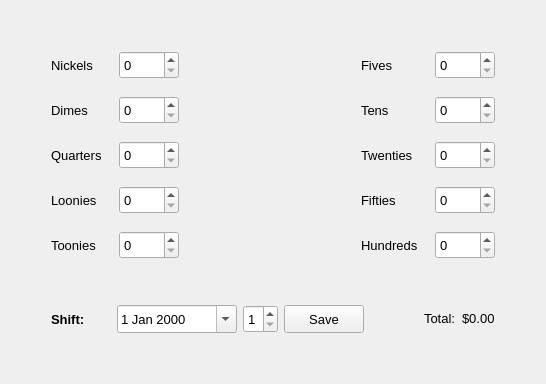
             <widget class="QWidget" name="page_6">
              <layout class="QGridLayout" name="gridLayout_35">
               <item row="1" column="3">
                <layout class="QFormLayout" name="formLayout_10">
                 <property name="horizontalSpacing">
                  <number>17</number>
                 </property>
                 <property name="verticalSpacing">
                  <number>17</number>
                 </property>
                 <item row="0" column="0">
                  <widget class="QLabel" name="lbl_fives">
                   <property name="minimumSize">
                    <size>
                     <width>0</width>
                     <height>28</height>
                    </size>
                   </property>
                   <property name="font">
                    <font>
                     <pointsize>10</pointsize>
                    </font>
                   </property>
                   <property name="text">
                    <string>Fives</string>
                   </property>
                  </widget>
                 </item>
                 <item row="0" column="1">
                  <widget class="QSpinBox" name="sbox_fives">
                   <property name="minimumSize">
                    <size>
                     <width>60</width>
                     <height>28</height>
                    </size>
                   </property>
                   <property name="font">
                    <font>
                     <pointsize>10</pointsize>
                    </font>
                   </property>
                  </widget>
                 </item>
                 <item row="1" column="0">
                  <widget class="QLabel" name="lbl_tens">
                   <property name="minimumSize">
                    <size>
                     <width>0</width>
                     <height>28</height>
                    </size>
                   </property>
                   <property name="font">
                    <font>
                     <pointsize>10</pointsize>
                    </font>
                   </property>
                   <property name="text">
                    <string>Tens</string>
                   </property>
                  </widget>
                 </item>
                 <item row="1" column="1">
                  <widget class="QSpinBox" name="sbox_tens">
                   <property name="minimumSize">
                    <size>
                     <width>60</width>
                     <height>28</height>
                    </size>
                   </property>
                   <property name="font">
                    <font>
                     <pointsize>10</pointsize>
                    </font>
                   </property>
                  </widget>
                 </item>
                 <item row="2" column="0">
                  <widget class="QLabel" name="lbl_twenties">
                   <property name="minimumSize">
                    <size>
                     <width>0</width>
                     <height>28</height>
                    </size>
                   </property>
                   <property name="font">
                    <font>
                     <pointsize>10</pointsize>
                    </font>
                   </property>
                   <property name="text">
                    <string>Twenties</string>
                   </property>
                  </widget>
                 </item>
                 <item row="2" column="1">
                  <widget class="QSpinBox" name="sbox_twenties">
                   <property name="minimumSize">
                    <size>
                     <width>60</width>
                     <height>28</height>
                    </size>
                   </property>
                   <property name="font">
                    <font>
                     <pointsize>10</pointsize>
                    </font>
                   </property>
                  </widget>
                 </item>
                 <item row="3" column="0">
                  <widget class="QLabel" name="lbl_fifties">
                   <property name="minimumSize">
                    <size>
                     <width>0</width>
                     <height>28</height>
                    </size>
                   </property>
                   <property name="font">
                    <font>
                     <pointsize>10</pointsize>
                    </font>
                   </property>
                   <property name="text">
                    <string>Fifties</string>
                   </property>
                  </widget>
                 </item>
                 <item row="3" column="1">
                  <widget class="QSpinBox" name="sbox_fifties">
                   <property name="minimumSize">
                    <size>
                     <width>60</width>
                     <height>28</height>
                    </size>
                   </property>
                   <property name="font">
                    <font>
                     <pointsize>10</pointsize>
                    </font>
                   </property>
                  </widget>
                 </item>
                 <item row="4" column="0">
                  <widget class="QLabel" name="lbl_hundreds">
                   <property name="minimumSize">
                    <size>
                     <width>0</width>
                     <height>28</height>
                    </size>
                   </property>
                   <property name="font">
                    <font>
                     <pointsize>10</pointsize>
                    </font>
                   </property>
                   <property name="text">
                    <string>Hundreds</string>
                   </property>
                  </widget>
                 </item>
                 <item row="4" column="1">
                  <widget class="QSpinBox" name="sbox_hundreds">
                   <property name="minimumSize">
                    <size>
                     <width>60</width>
                     <height>28</height>
                    </size>
                   </property>
                   <property name="font">
                    <font>
                     <pointsize>10</pointsize>
                    </font>
                   </property>
                  </widget>
                 </item>
                </layout>
               </item>
               <item row="1" column="1">
                <layout class="QFormLayout" name="formLayout_9">
                 <property name="horizontalSpacing">
                  <number>17</number>
                 </property>
                 <property name="verticalSpacing">
                  <number>17</number>
                 </property>
                 <item row="0" column="0">
                  <widget class="QLabel" name="lbl_nickels">
                   <property name="minimumSize">
                    <size>
                     <width>0</width>
                     <height>28</height>
                    </size>
                   </property>
                   <property name="font">
                    <font>
                     <pointsize>10</pointsize>
                    </font>
                   </property>
                   <property name="text">
                    <string>Nickels</string>
                   </property>
                  </widget>
                 </item>
                 <item row="0" column="1">
                  <widget class="QSpinBox" name="sbox_nickels">
                   <property name="minimumSize">
                    <size>
                     <width>60</width>
                     <height>28</height>
                    </size>
                   </property>
                   <property name="font">
                    <font>
                     <pointsize>10</pointsize>
                    </font>
                   </property>
                  </widget>
                 </item>
                 <item row="1" column="0">
                  <widget class="QLabel" name="lbl_dimes">
                   <property name="minimumSize">
                    <size>
                     <width>0</width>
                     <height>28</height>
                    </size>
                   </property>
                   <property name="font">
                    <font>
                     <pointsize>10</pointsize>
                    </font>
                   </property>
                   <property name="text">
                    <string>Dimes</string>
                   </property>
                  </widget>
                 </item>
                 <item row="1" column="1">
                  <widget class="QSpinBox" name="sbox_dimes">
                   <property name="minimumSize">
                    <size>
                     <width>60</width>
                     <height>28</height>
                    </size>
                   </property>
                   <property name="font">
                    <font>
                     <pointsize>10</pointsize>
                    </font>
                   </property>
                  </widget>
                 </item>
                 <item row="2" column="0">
                  <widget class="QLabel" name="lbl_quarters">
                   <property name="minimumSize">
                    <size>
                     <width>0</width>
                     <height>28</height>
                    </size>
                   </property>
                   <property name="font">
                    <font>
                     <pointsize>10</pointsize>
                    </font>
                   </property>
                   <property name="text">
                    <string>Quarters</string>
                   </property>
                  </widget>
                 </item>
                 <item row="2" column="1">
                  <widget class="QSpinBox" name="sbox_quarters">
                   <property name="minimumSize">
                    <size>
                     <width>60</width>
                     <height>28</height>
                    </size>
                   </property>
                   <property name="font">
                    <font>
                     <pointsize>10</pointsize>
                    </font>
                   </property>
                  </widget>
                 </item>
                 <item row="3" column="0">
                  <widget class="QLabel" name="lbl_loonies">
                   <property name="minimumSize">
                    <size>
                     <width>0</width>
                     <height>28</height>
                    </size>
                   </property>
                   <property name="font">
                    <font>
                     <pointsize>10</pointsize>
                    </font>
                   </property>
                   <property name="text">
                    <string>Loonies</string>
                   </property>
                  </widget>
                 </item>
                 <item row="3" column="1">
                  <widget class="QSpinBox" name="sbox_loonies">
                   <property name="minimumSize">
                    <size>
                     <width>60</width>
                     <height>28</height>
                    </size>
                   </property>
                   <property name="font">
                    <font>
                     <pointsize>10</pointsize>
                    </font>
                   </property>
                  </widget>
                 </item>
                 <item row="4" column="0">
                  <widget class="QLabel" name="lbl_toonies">
                   <property name="minimumSize">
                    <size>
                     <width>0</width>
                     <height>28</height>
                    </size>
                   </property>
                   <property name="font">
                    <font>
                     <pointsize>10</pointsize>
                    </font>
                   </property>
                   <property name="text">
                    <string>Toonies</string>
                   </property>
                  </widget>
                 </item>
                 <item row="4" column="1">
                  <widget class="QSpinBox" name="sbox_toonies">
                   <property name="minimumSize">
                    <size>
                     <width>60</width>
                     <height>28</height>
                    </size>
                   </property>
                   <property name="font">
                    <font>
                     <pointsize>10</pointsize>
                    </font>
                   </property>
                  </widget>
                 </item>
                </layout>
               </item>
               <item row="2" column="1">
                <spacer name="verticalSpacer_8">
                 <property name="orientation">
                  <enum>Qt::Vertical</enum>
                 </property>
                 <property name="sizeHint" stdset="0">
                  <size>
                   <width>20</width>
                   <height>40</height>
                  </size>
                 </property>
                </spacer>
               </item>
               <item row="0" column="3">
                <spacer name="verticalSpacer_9">
                 <property name="orientation">
                  <enum>Qt::Vertical</enum>
                 </property>
                 <property name="sizeHint" stdset="0">
                  <size>
                   <width>20</width>
                   <height>40</height>
                  </size>
                 </property>
                </spacer>
               </item>
               <item row="1" column="0">
                <spacer name="horizontalSpacer_37">
                 <property name="orientation">
                  <enum>Qt::Horizontal</enum>
                 </property>
                 <property name="sizeHint" stdset="0">
                  <size>
                   <width>40</width>
                   <height>20</height>
                  </size>
                 </property>
                </spacer>
               </item>
               <item row="1" column="4">
                <spacer name="horizontalSpacer_38">
                 <property name="orientation">
                  <enum>Qt::Horizontal</enum>
                 </property>
                 <property name="sizeHint" stdset="0">
                  <size>
                   <width>40</width>
                   <height>20</height>
                  </size>
                 </property>
                </spacer>
               </item>
               <item row="1" column="2">
                <spacer name="horizontalSpacer_39">
                 <property name="orientation">
                  <enum>Qt::Horizontal</enum>
                 </property>
                 <property name="sizeHint" stdset="0">
                  <size>
                   <width>40</width>
                   <height>20</height>
                  </size>
                 </property>
                </spacer>
               </item>
               <item row="4" column="1">
                <spacer name="verticalSpacer_21">
                 <property name="orientation">
                  <enum>Qt::Vertical</enum>
                 </property>
                 <property name="sizeHint" stdset="0">
                  <size>
                   <width>20</width>
                   <height>40</height>
                  </size>
                 </property>
                </spacer>
               </item>
               <item row="3" column="1" colspan="3">
                <layout class="QHBoxLayout" name="horizontalLayout_16">
                 <item>
                  <widget class="QLabel" name="lbl_pastShiftReports_3">
                   <property name="minimumSize">
                    <size>
                     <width>60</width>
                     <height>0</height>
                    </size>
                   </property>
                   <property name="font">
                    <font>
                     <pointsize>10</pointsize>
                     <weight>75</weight>
                     <bold>true</bold>
                    </font>
                   </property>
                   <property name="text">
                    <string>Shift:</string>
                   </property>
                  </widget>
                 </item>
                 <item>
                  <widget class="QDateEdit" name="dateEdit_3">
                   <property name="minimumSize">
                    <size>
                     <width>120</width>
                     <height>28</height>
                    </size>
                   </property>
                   <property name="font">
                    <font>
                     <pointsize>10</pointsize>
                    </font>
                   </property>
                   <property name="calendarPopup">
                    <bool>true</bool>
                   </property>
                  </widget>
                 </item>
                 <item>
                  <widget class="QSpinBox" name="spinBox_2">
                   <property name="minimumSize">
                    <size>
                     <width>35</width>
                     <height>28</height>
                    </size>
                   </property>
                   <property name="maximumSize">
                    <size>
                     <width>40</width>
                     <height>16777215</height>
                    </size>
                   </property>
                   <property name="font">
                    <font>
                     <pointsize>10</pointsize>
                    </font>
                   </property>
                   <property name="readOnly">
                    <bool>false</bool>
                   </property>
                   <property name="minimum">
                    <number>1</number>
                   </property>
                   <property name="maximum">
                    <number>3</number>
                   </property>
                  </widget>
                 </item>
                 <item>
                  <widget class="QPushButton" name="pushButton_23">
                   <property name="minimumSize">
                    <size>
                     <width>55</width>
                     <height>28</height>
                    </size>
                   </property>
                   <property name="font">
                    <font>
                     <pointsize>10</pointsize>
                    </font>
                   </property>
                   <property name="text">
                    <string>Save</string>
                   </property>
                  </widget>
                 </item>
                 <item>
                  <widget class="QLabel" name="lbl_floatWarning">
                   <property name="minimumSize">
                    <size>
                     <width>0</width>
                     <height>28</height>
                    </size>
                   </property>
                   <property name="font">
                    <font>
                     <pointsize>10</pointsize>
                    </font>
                   </property>
                   <property name="text">
                    <string/>
                   </property>
                  </widget>
                 </item>
                 <item>
                  <spacer name="horizontalSpacer_36">
                   <property name="orientation">
                    <enum>Qt::Horizontal</enum>
                   </property>
                   <property name="sizeHint" stdset="0">
                    <size>
                     <width>40</width>
                     <height>20</height>
                    </size>
                   </property>
                  </spacer>
                 </item>
                 <item>
                  <widget class="QLabel" name="lbl_floatTotal">
                   <property name="sizePolicy">
                    <sizepolicy hsizetype="Preferred" vsizetype="Fixed">
                     <horstretch>0</horstretch>
                     <verstretch>0</verstretch>
                    </sizepolicy>
                   </property>
                   <property name="font">
                    <font>
                     <pointsize>10</pointsize>
                    </font>
                   </property>
                   <property name="text">
                    <string>Total:</string>
                   </property>
                  </widget>
                 </item>
                 <item>
                  <widget class="QLabel" name="lbl_floatAmt">
                   <property name="sizePolicy">
                    <sizepolicy hsizetype="Preferred" vsizetype="Fixed">
                     <horstretch>0</horstretch>
                     <verstretch>0</verstretch>
                    </sizepolicy>
                   </property>
                   <property name="font">
                    <font>
                     <pointsize>10</pointsize>
                    </font>
                   </property>
                   <property name="text">
                    <string>$0.00</string>
                   </property>
                  </widget>
                 </item>
                </layout>
               </item>
              </layout>
             </widget>
